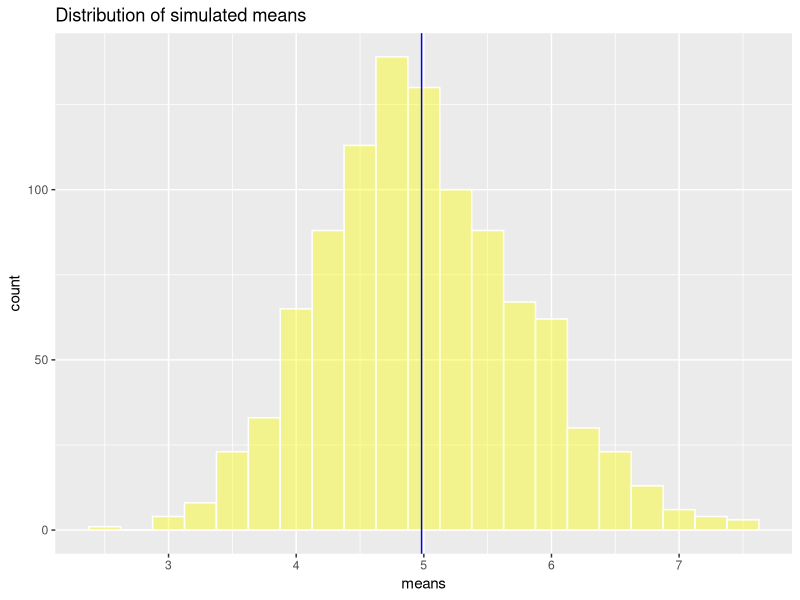
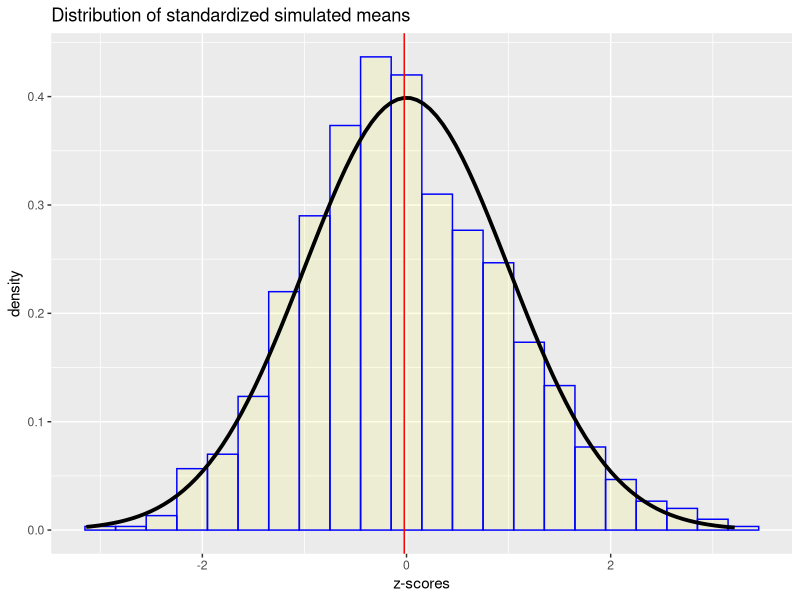

R code for these plots, in order:
## ---- chunk 1
#Load packages
library(dplyr, warn.conflicts = F)
library(ggplot2)

#Exponential function parameters
lambda <- 0.2
n <- 40
num.of.sim <- 1000

#set the seed
set.seed(119983)

#Create a 1000x40 matrix containing the results of the simulation
sim.distrib <- matrix(data=rexp(n * num.of.sim, lambda), nrow=num.of.sim)
## ---- chunk 2
#compute the mean for each of the 1000 simulations(rows)
sim_mns <- data.frame(means=apply(sim.distrib, 1, mean)) 

#Convert dataframe to tbl_df object for more convenient printing
sim_mns <- tbl_df(sim_mns)

#compute the mean of the simulated means
(mean_sim <- sim_mns %>% summarize(simulated.mean = mean(means)) %>% unlist())

#Plot sample means distribution with the calculated mean
sim_mns  %>%
  ggplot(aes(x = means) ) + 
        geom_histogram(alpha=0.4, binwidth= .25, fill = "yellow", col = "white") +
  geom_vline(xintercept = mean_sim, color="blue", size = 0.5) +
  ggtitle("Distribution of simulated means")
## ---- chunk 3
#Compute the variance of the sample means
sd.samp <- sim_mns  %>% select(means)  %>% unlist() %>%  sd()
(var.samp <- sd.samp ^ 2)

#Theoretical variance of the exponential distribution
(((1/lambda))/sqrt(40))^2
## ---- chunk 4
#Compute mean of our normalized means
(z_mean <- sim_mns %>%  
         mutate(z_score = (means - 1/lambda) / (1/lambda / sqrt(n)))  %>%
         select(z_score) %>%
   summarise(z_mean = mean(z_score))
 %>% unlist())

#create Z scores from the sample means
sim_mns %>%  mutate(z_score = (means - 1/lambda) / (1/lambda / sqrt(n))) %>% 
  ggplot(aes(x = z_score)) + 
   geom_histogram(alpha=0.1,  binwidth = 0.3, fill="yellow", color="blue", aes(y = ..density..)) +
   stat_function(fun = dnorm, size = 1.3) +
   geom_vline(xintercept = z_mean, color="red", size = 0.5) +
   ggtitle("Distribution of standardized simulated means") +
   xlab("z-scores")

